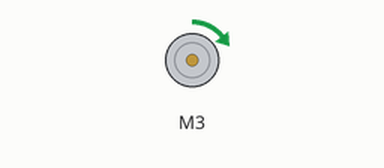
This sketch was run on a simulated Arduino Uno, built with avr-gcc and run on an emulated ATmega328P. On the bench: DC motor (green arrow = forward, orange = backward, longer = faster).

Above: at 0.05 s.
At 1.85 s:
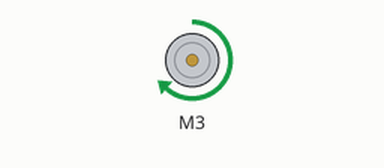
At 3.65 s:
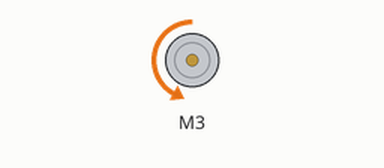
At 7.3 s:
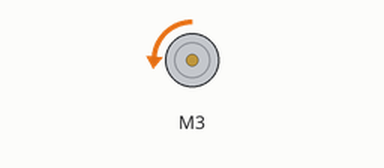
Timing chart, 0 to 10.0 s (numbered marks = the images above):
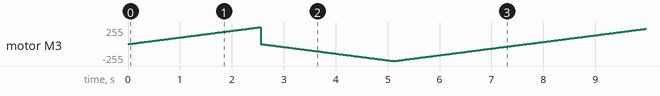

The sketch:

motor_test_1.ino
```cpp
#include <AFMotor.h>
AF_DCMotor motor3(3);
//AF_DCMotor motor4(4);

void setup() {
  // put your setup code here, to run once:
  motor3.setSpeed(130);
  //motor4.setSpeed(200);
  motor3.run(RELEASE);
}

void loop() {
  // put your main code here, to run repeatedly:
  uint8_t i;
  motor3.run(FORWARD);
  for (i=0; i<255; i++) {
    motor3.setSpeed(i);
    delay(10);
  }

  motor3.run(RELEASE);
  delay(5);

  motor3.run(BACKWARD);
  for(i=0; i<255; i++) {
    motor3.setSpeed(i);
    delay(10);
  }

  for (i=255; i>0; i--) {
    motor3.setSpeed(i);
    delay(10);
  }

  motor3.run(RELEASE);
  delay(10);
}
```
